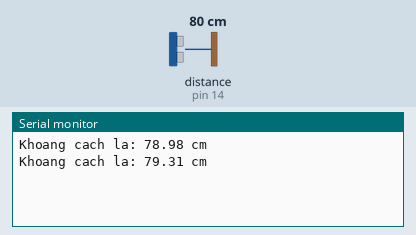
This sketch was run on a simulated Arduino Uno, built with avr-gcc and run on an emulated ATmega328P. Shown: the last lines printed to the serial monitor. Wiring (inferred from the names in the program): ultrasonic range finder: trigger pin 13; echo pin 14. Inputs (shaded band) come from the test bench; at power-on: distance to the obstacle (sensor on pin 14) 80 cm. The echo pulse lasts 58.3 µs per cm.

Above: at 1.8 s.
1.9 s: distance to the obstacle (sensor on pin 14) set to 2 cm
At 2.4 s:
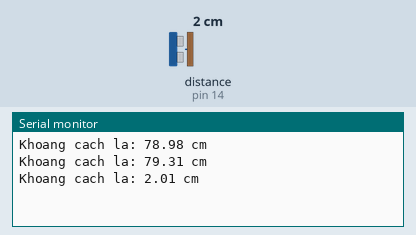
3.4 s: distance to the obstacle (sensor on pin 14) set to 4 cm
At 4.8 s:
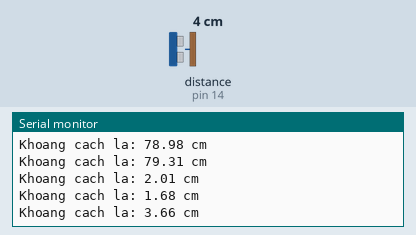
Timing chart, 0 to 6.4 s (numbered marks = the images above; inputs shaded):
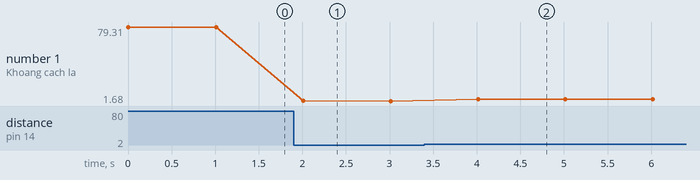

The sketch:

bai3.ino
```cpp
#define TRIG 13
#define ECHO 14

void setup() {
  pinMode(TRIG, OUTPUT);
  pinMode(ECHO, INPUT);
  Serial.begin(115200);
}

void loop() {
  digitalWrite(TRIG, LOW);
  delayMicroseconds(2);

  digitalWrite(TRIG, HIGH);
  delayMicroseconds(10);
  digitalWrite(TRIG, LOW);

  long duration = pulseIn(ECHO, HIGH);

  float distanceCm = (duration * 0.034) / 2;

  Serial.print("Khoang cach la: ");
  Serial.print(distanceCm);
  Serial.println(" cm");

  delay(1000);
}
```

Measured:
- after the input at 1.9 s, the serial monitor: prints a new line after 0.11 s (image 1)
- after the input at 3.4 s, the serial monitor: prints a new line after 0.61 s (image 2)
- plotted number 1: 79.31 → 1.68 after the input at 1.9 s, 1.68 → 3.66 after the input at 3.4 s
